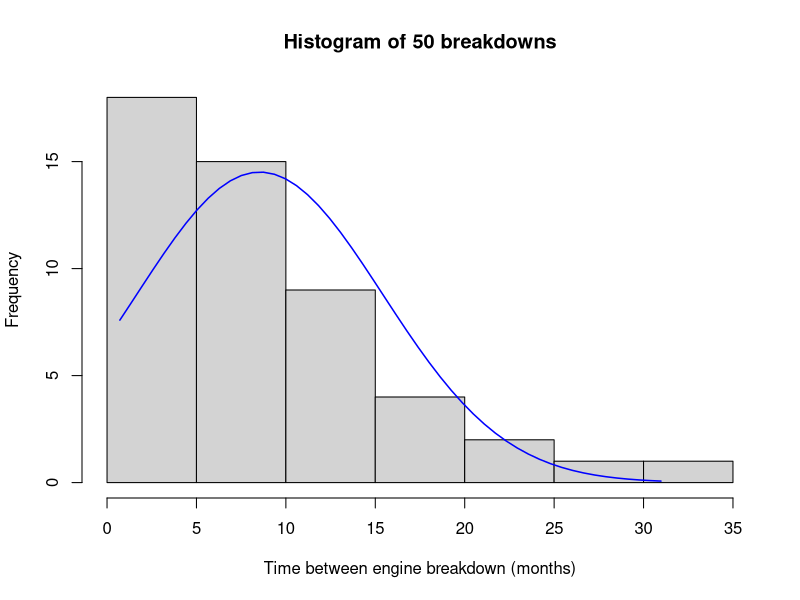
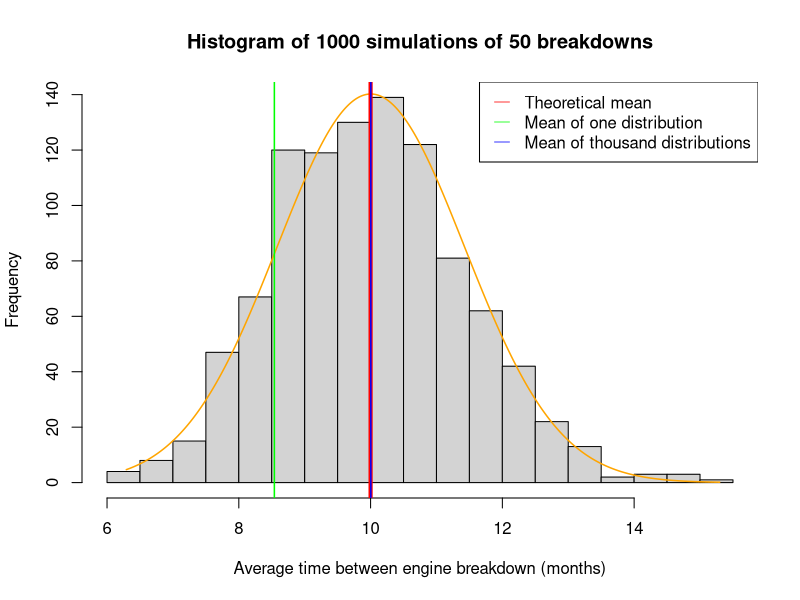
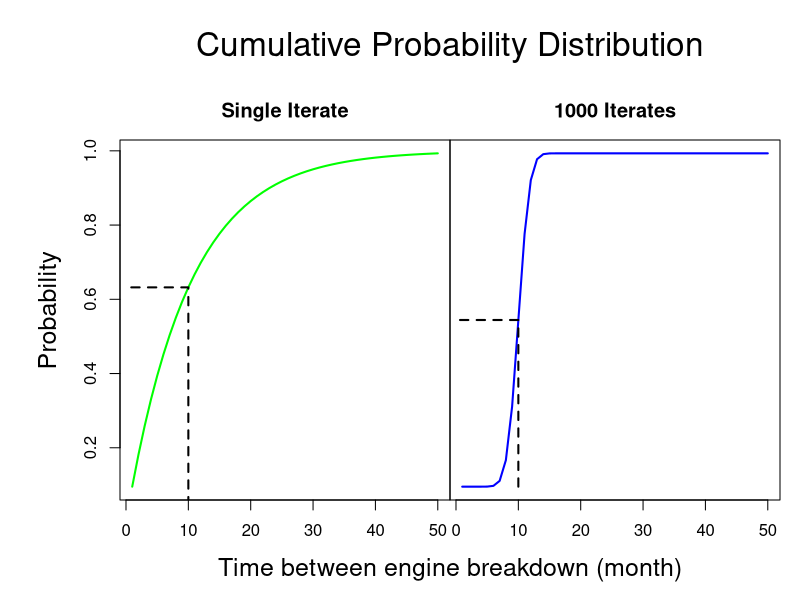

Write the R code that produced these figures, in order.
## ---- chunk 1
knitr::opts_chunk$set(echo = TRUE,
                      echo = FALSE,
                      warning = FALSE,
                      fig.align = "center",
                      fig.path = "fig/",
                      cache.path = "cache/",
                      cache = TRUE)
## ---- chunk 2
set.seed(100)
n <- 50
expo <- rexp(n, 0.1)
h1 <- hist(expo, 
           xlab = "Time between engine breakdown (months)",
           main = "Histogram of 50 breakdowns")

xfit <- seq(min(expo), max(expo), length = n)
yfit <- dnorm(xfit, mean = mean(expo), sd = sd(expo))
yfit <- yfit * diff(h1$mids[1:2]) * length(expo)
lines(xfit, yfit, col = "blue", lwd = 1.5)
## ---- chunk 3
nosim <- 1000
expo.thou <- matrix(rexp(n * nosim, 0.1), ncol = 1000)
mean.expo <- apply(expo.thou, 2, mean)
h2 <- hist(mean.expo, 
           breaks = 25,
           xlab = "Average time between engine breakdown (months)",
           main = "Histogram of 1000 simulations of 50 breakdowns")

xfit <- seq(min(mean.expo), max(mean.expo), length = nosim)
yfit <- dnorm(xfit, mean = mean(mean.expo), sd = sd(mean.expo))
yfit <- yfit * diff(h2$mids[1:2]) * length(mean.expo)
lines(xfit, yfit, col = "orange", lwd = 1.5)

abline(v = 10, col = "red", lwd = 4)
abline(v = mean(expo), col = "green", lwd = 1.5)
abline(v = mean(mean.expo), col = "blue", lwd = 1.5)
legend("topright", 
       legend = c("Theoretical mean", 
                  "Mean of one distribution",
                  "Mean of thousand distributions"),
       col = c("red", 
               "green", 
               "blue"),
       seg.len = 1, 
       lty = 1, 
       lwd = 0.8)

mean.thou <- mean(mean.expo)
var.expo <- var(expo)
var.thou <- var(mean.expo)
## ---- chunk 4
par(mfrow = c(1, 2),
    mar = c(2, 0, 3, 0),
    oma = c(3, 6, 4, 1))

probs.expo <- pexp(1:50, 0.1)
sequ <- seq(1, 50, 1)
plot(sequ, probs.expo, 
     ylab = "",
     xlab = "",
     main = "Single Iterate",
     type = "l",
     lwd = 2,
     col = "green")
lines(c(10, 10, 0), c(0, pexp(10, 0.1), pexp(10, 0.1)), lty = "dashed", lwd = 2)
# box("plot", col = "blue")

probs.thou <- pnorm(1:50, mean = mean.thou, sd = sqrt(var.thou))
plot(sequ, probs.thou, 
     type = "l",
     ylab = "",
     xlab = "",
     main = "1000 Iterates",
     yaxt = "n",
     lwd = 2,
     col = "blue")
lines(c(10, 10, 0), c(0, 0.5, 0.5), lty = "dashed", lwd = 2)
# box("plot", col = "blue")
# box("inner", col = "red")
mtext("Probability", 
      side = 2, 
      cex = 1.5, 
      outer = TRUE, 
      line = 3)
mtext("Time between engine breakdown (month)", 
      side = 1, 
      cex = 1.5, 
      line = 1, 
      outer = TRUE)
mtext("Cumulative Probability Distribution",
      side = 3,
      cex = 2,
      outer = TRUE,
      line = 1)
